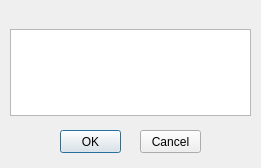
<?xml version="1.0" encoding="UTF-8"?>
<ui version="4.0">
 <class>MesOKCancel</class>
 <widget class="QDialog" name="MesOKCancel">
  <property name="geometry">
   <rect>
    <x>0</x>
    <y>0</y>
    <width>261</width>
    <height>168</height>
   </rect>
  </property>
  <property name="windowTitle">
   <string>Dialog</string>
  </property>
  <widget class="QPushButton" name="pushButton">
   <property name="geometry">
    <rect>
     <x>60</x>
     <y>130</y>
     <width>61</width>
     <height>23</height>
    </rect>
   </property>
   <property name="text">
    <string>OK</string>
   </property>
  </widget>
  <widget class="QPushButton" name="pushButton_2">
   <property name="geometry">
    <rect>
     <x>140</x>
     <y>130</y>
     <width>61</width>
     <height>23</height>
    </rect>
   </property>
   <property name="text">
    <string>Cancel</string>
   </property>
  </widget>
  <widget class="QWidget" name="verticalLayoutWidget">
   <property name="geometry">
    <rect>
     <x>10</x>
     <y>29</y>
     <width>241</width>
     <height>87</height>
    </rect>
   </property>
   <layout class="QVBoxLayout" name="verticalLayout">
    <item>
     <widget class="QTextEdit" name="textEdit">
      <property name="font">
       <font>
        <family>Calibri</family>
        <pointsize>12</pointsize>
       </font>
      </property>
      <property name="autoFillBackground">
       <bool>true</bool>
      </property>
      <property name="locale">
       <locale language="Rundi" country="Burundi"/>
      </property>
     </widget>
    </item>
   </layout>
  </widget>
 </widget>
 <resources/>
 <connections/>
</ui>
